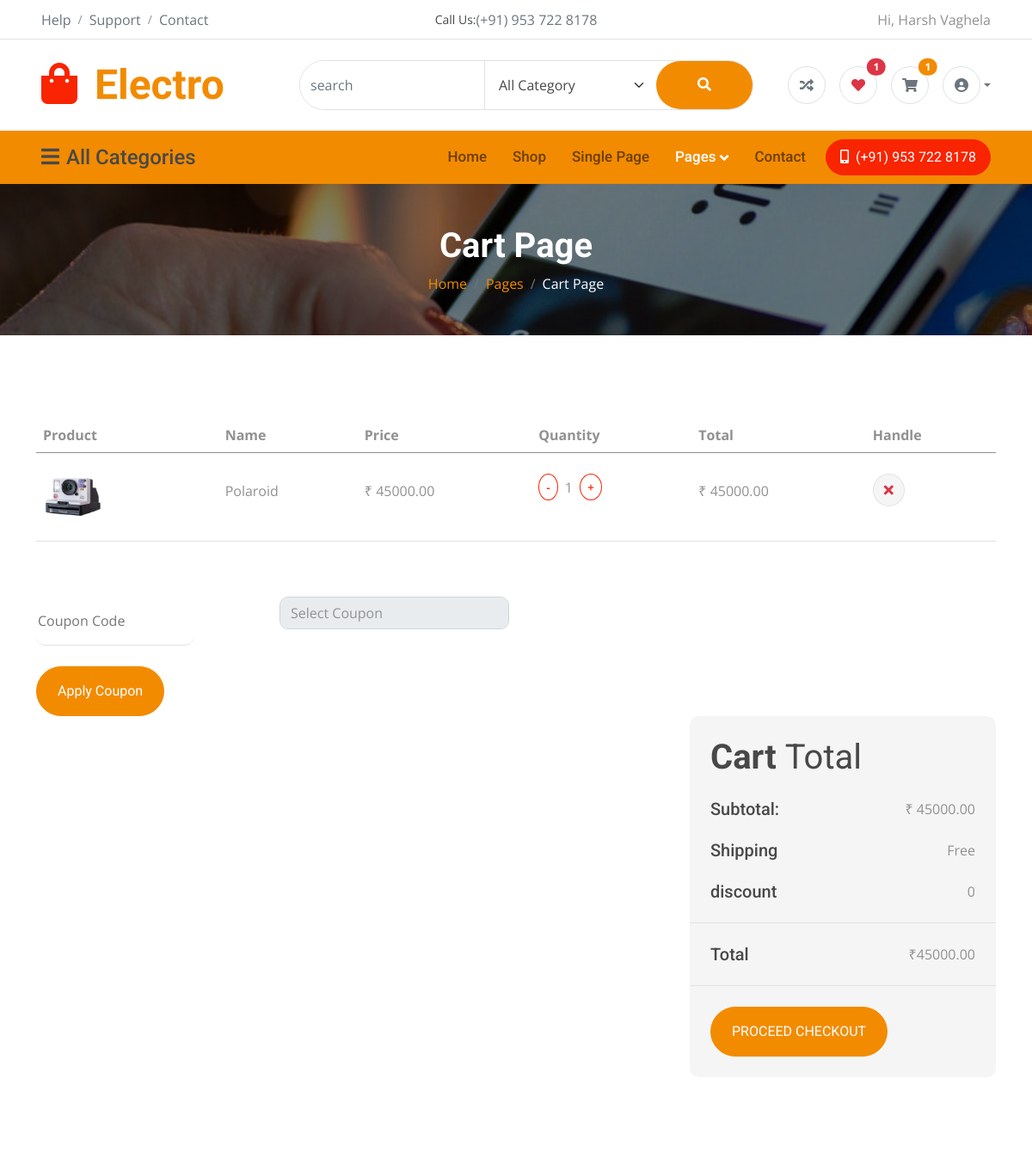
/cart/ (signed in, upper part), run on an earlier commit of the app's database.
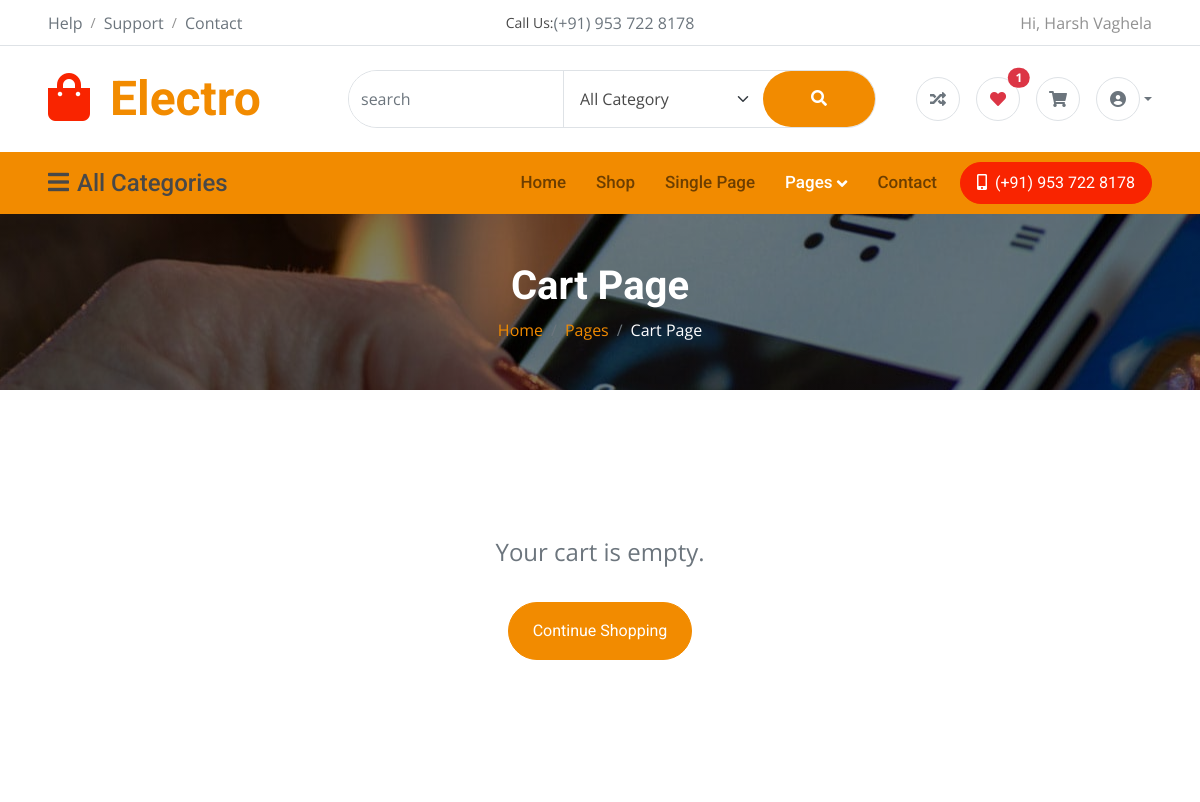
And on a later commit of the database.
### myapp/models.py (models this page shows, shortened)
class CartItem(models.Model):
    cart = models.ForeignKey(
        Cart,
        related_name="items",
        on_delete=models.CASCADE
    )
    product = models.ForeignKey(
        Product,
        on_delete=models.CASCADE
    )
    quantity = models.PositiveIntegerField(default=1)
    price = models.DecimalField(max_digits=10, decimal_places=2)
    added_at = models.DateTimeField(auto_now_add=True)
    def total_price(self):
        return self.quantity * self.price

class Product(models.Model):
    name = models.CharField(max_length=200)
    category = models.ForeignKey(Category, on_delete=models.CASCADE)
    brand = models.ForeignKey(Brand, on_delete=models.CASCADE, null=True, blank=True)
    color = models.ForeignKey(Color, on_delete=models.CASCADE)
    price = models.DecimalField(max_digits=10, decimal_places=2)
    image = models.ImageField(upload_to="products")
    date=models.DateField(null=True,blank=True,default=timezone.now)
    discription=models.TextField(null=True,blank=True)
    stock=models.IntegerField(default=20)
    average_rating = models.DecimalField(max_digits=3, decimal_places=2, default=0)
    rating_count = models.PositiveIntegerField(default=0)

### myapp/views.py (the view)
# urls.py: path("cart/", views.cart, name="cart"),
def cart(request):
    user_id = request.session.get("user_id")
    if not user_id:
        return redirect("login")
    try:
        app_user = AppUser.objects.get(id=user_id)
    except AppUser.DoesNotExist:
        request.session.pop("user_id", None)
        request.session.pop("user_name", None)
        return redirect("login")
    categories = Category.objects.annotate(count=Count("product"))
    contacts = Contact.objects.first()
    cart_obj = Cart.objects.filter(user=app_user).first()
    if not cart_obj:
        cart_items = []
        cart_total = 0.0
    else:
        cart_items = list(cart_obj.items.select_related("product").all())
        cart_total = sum((ci.total_price() for ci in cart_items), Decimal("0"))
    total=cart_total
    discount=0
    coupons = Coupon.objects.all()
    current_time = timezone.now()
    coupon_list = []
    for coupon in coupons:
        if coupon.valid_from <= current_time and coupon.valid_to >= current_time and coupon.active and cart_total>coupon.min_ammount:
            status = "Valid"
        else:
            status = "Invalid"
        coupon_list.append({
            "code": coupon.code,
            "discount": coupon.discount,
            "status": status,
            "min_ammount":coupon.min_ammount
        })
    coupon_id = request.session.get("coupon_id")
    if coupon_id :
        coupon=Coupon.objects.get(id=coupon_id)
        if cart_total > coupon.min_ammount:
            discount=(Decimal(coupon.discount)/Decimal(100))*cart_total
    cart_total-=discount
    wishlist_ids, wishlist_count = _wishlist_ids_and_count(request)
    cart_ids, cart_count = _cart_ids_and_count(request)
    return render(request, "cart.html", {
        "contacts": contacts,
        "cart_items": cart_items,
        "total":total,
        "cart_total": cart_total,
        "categories": categories,
        "user_name": request.session.get("user_name") or app_user.name,
        "discount":discount,
        "coupon_list":coupon_list,
        "wishlist_ids":wishlist_ids,
        "wishlist_count":wishlist_count,
        "cart_count":cart_count,
        "cart_ids":cart_ids
    })

### myapp/views.py (called while the page is built)
def _wishlist_ids_and_count(request):
    user_id = request.session.get("user_id")
    if not user_id:
        return [], 0
    try:
        app_user = AppUser.objects.get(id=user_id)
    except AppUser.DoesNotExist:
        return [], 0
    wishlist = Wishlist.objects.filter(user=app_user).first()
    if not wishlist:
        return [], 0
    ids = list(
        wishlist.items.values_list("product_id", flat=True)
    )
    return ids, len(ids)

def _cart_ids_and_count(request):
    user_id = request.session.get("user_id")
    if not user_id:
        return [], 0
    try:
        app_user = AppUser.objects.get(id=user_id)
    except AppUser.DoesNotExist:
        return [], 0
    cart = Cart.objects.filter(user=app_user).first()
    if not cart:
        return [], 0
    ids = list(
        cart.items.values_list("product_id", flat=True)
    )
    return ids, len(ids)

### myapp/templates/cart.html (shortened to what the changed rows need)
{% extends "index.html" %}
{% load static %}
{% block start %}
    <div class="container-fluid page-header py-5">
        <h1 class="text-center text-white display-6 wow fadeInUp" data-wow-delay="0.1s">Cart Page</h1>
    </div>
    <div class="container-fluid py-5">
        <div class="container py-5">
            {% if cart_items %}
            <div class="table-responsive">
                <table class="table">
                    <thead>
                        <tr>
                            <th scope="col">Product</th>
                            <th scope="col">Name</th>
                            <th scope="col">Price</th>
                            <th scope="col">Quantity</th>
                            <th scope="col">Total</th>
                            <th scope="col">Handle</th>
                        </tr>
                    </thead>
                    <tbody>
                        {% for item in cart_items %}
                        <tr>
                            <td class="py-3">
                                <div class="d-flex align-items-center">
                                    <img src="{{ item.product.image.url }}"
                                         class="img-fluid me-3 rounded"
                                         style="width: 70px; height: 70px; object-fit: cover;"
                                         alt="{{ item.product.name }}">
                                </div>
                            </td>
                            <td>
                                <p class="mb-0 py-4">{{ item.product.name }}</p>
                            </td>
                            <td>
                                <p class="mb-0 py-4">₹ {{ item.product.price|floatformat:2 }}</p>
                            </td>
                            <td class="py-4">
                                <div class="d-flex align-items-center">
                                    <a class="btn btn-sm btn-outline-secondary rounded-circle me-2"
                                       href="{% url 'update_cart' item.id 'decrease' %}">-</a>
                                    <span>{{ item.quantity }}</span>
                                    <a class="btn btn-sm btn-outline-secondary rounded-circle ms-2"
                                       href="{% url 'update_cart' item.id 'increase' %}">+</a>
                                </div>
                            </td>
                            <td>
                                <p class="mb-0 py-4">₹ {{ item.total_price|floatformat:2 }}</p>
                            </td>
                            <td class="py-4">
                                <form method="post" action="{% url 'remove_from_cart' item.id %}" style="display: inline;">
                                    <button type="submit" class="btn btn-md rounded-circle bg-light border" title="Remove">
                                        <i class="fa fa-times text-danger"></i>
                                    </button>
                                </form>
                            </td>
                        </tr>
                        {% endfor %}
                    </tbody>
                </table>
            </div>
            <div class="mt-5">
                <form action="{% url "apply_coupon"%}" method="POST">
                <div class="row g-3">
                    <div class="col-md-3">
                        <input type="text" class="border-0 border-bottom rounded me-5 py-3 mb-4" name="code" placeholder="Coupon Code">
                    </div>
                    <div class="col-md-3">
                        <select class="form-control" style="max-height:200px; overflow-y:auto;" name="code_select">
                            <option>Select Coupon</option>
                        </select>
                    </div>
                </div>
                <button class="btn btn-primary rounded-pill px-4 py-3" type="submit">Apply Coupon</button>
                </form>
            </div>
            {% else %}
            <div class="text-center py-5">
                <p class="fs-4 text-muted">Your cart is empty.</p>
                <a href="{% url 'shop' %}" class="btn btn-primary rounded-pill px-4 py-3 mt-3">Continue Shopping</a>
            </div>
            {% endif %}
            <div class="row g-4 justify-content-end">
                {% if cart_total > 0%}
                <div class="col-sm-8 col-md-7 col-lg-6 col-xl-4">
                    <div class="bg-light rounded">
                        <div class="p-4">
                            <h1 class="display-6 mb-4">Cart <span class="fw-normal">Total</span></h1>
                            <div class="d-flex justify-content-between mb-4">
                                <h5 class="mb-0 me-4">Subtotal:</h5>
                                <p class="mb-0">₹ {{ total|floatformat:2 }}</p>
                            </div>
                            <div class="d-flex justify-content-between">
                                <h5 class="mb-0 me-4">Shipping</h5>
                                <div>
                                    <p class="mb-0">{% if cart_total > 10000 %}Free {% else %}Flat Rate :₹200{% endif %}</p>
                                </div>
                            </div>
                            <div class="d-flex justify-content-between mt-4">
                                <h5 class="mb-0 me-4">discount</h5>
                                <div>
                                    <p class="mb-0">{{discount}}</p>
                                </div>
                            </div>
                        </div>
                        <div class="py-4 mb-4 border-top border-bottom d-flex justify-content-between">
                            <h5 class="mb-0 ps-4 me-4">Total</h5>
                            <p class="mb-0 pe-4">{% if cart_total > 10000 %}₹{{cart_total}}{% else %}₹{{ cart_total|add:200|floatformat:2 }}{% endif %}  </p>
                        </div>
                        <a href="{% url 'cheackout' %}" class="btn btn-primary rounded-pill px-4 py-3 text-uppercase mb-4 ms-4">Proceed Checkout</a>
                    </div>
                </div>
                {% endif %}
            </div>
        </div>
    </div>
{% endblock start %}

### myapp/templates/index.html (shortened to what the changed rows need)
{%load static%}
<!DOCTYPE html>
<html lang="en">
<head>
    <link rel="stylesheet" href="https://cdnjs.cloudflare.com/ajax/libs/font-awesome/6.5.0/css/all.min.css">
    <link rel="stylesheet" href="https://use.fontawesome.com/releases/v5.15.4/css/all.css" />
    <link href="https://cdn.jsdelivr.net/npm/bootstrap-icons@1.4.1/font/bootstrap-icons.css" rel="stylesheet">
    <link href="{% static "lib/animate/animate.min.css" %}" rel="stylesheet">
    <link href="{% static "lib/owlcarousel/assets/owl.carousel.min.css" %}" rel="stylesheet">
    <link href="{% static "css/bootstrap.min.css" %}" rel="stylesheet">
    <link href="{% static "css/style.css" %}" rel="stylesheet">
</head>
<body>
    <div class="container-fluid px-5 py-4 d-none d-lg-block">
        <div class="row gx-0 align-items-center text-center">
            <div class="col-md-4 col-lg-3 text-center text-lg-start">
                <div class="d-inline-flex align-items-center">
                    <a href="" class="navbar-brand p-0">
                        <h1 class="display-5 text-primary m-0">
                            <i class="fas fa-shopping-bag text-secondary me-2"></i>
                            Electro
                        </h1>
                    </a>
                </div>
            </div>
            <div class="col-md-4 col-lg-3 text-center text-lg-end">
                <div class="d-inline-flex align-items-center">
                    <a href="{% url 'cart' %}" class="text-muted d-flex align-items-center justify-content-center me-3">
                        <span class="rounded-circle btn-md-square border position-relative">
                            <i id="cart-nav-icon" class="fas fa-shopping-cart"></i>
                            {% if cart_count %}
                            <span id="cart-nav-badge" class="position-absolute top-0 start-100 translate-middle badge rounded-pill bg-primary">
                                {{ cart_count }}
                            </span>
                            {% endif %}
                        </span>
                    </a>
                </div>
            </div>
        </div>
    </div>
    {% block start%}{% endblock %}
</body>
</html>

What changed in the data, as far as the page shows it:
removed CartItem: product.image (picture), product.name "Polaroid", product.price "45000.00", quantity "1", total_price "45000.00"
Also different on the page:
{{ cart_count }}: "1" → (not shown)
form field code_select: "Select Coupon" → (not shown)
{{ total|floatformat:2 }}: "45000.00" → (not shown)
{{ discount }}: "0" → (not shown)
{{ cart_total }}: "45000.00" → (not shown)
text no longer shown: "Product Name Price Quantity Total Handle Apply Coupon Cart Total Subtotal: ₹ Shipping Free discount Total ₹ PROCEED CHECKOUT"
text now shown: "Your cart is empty. Continue Shopping"
